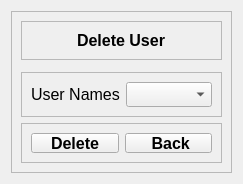
              <widget class="QWidget" name="SW_DeleteUser">
               <layout class="QVBoxLayout" name="verticalLayout_15">
                <item>
                 <widget class="QFrame" name="frame_10">
                  <property name="frameShape">
                   <enum>QFrame::StyledPanel</enum>
                  </property>
                  <property name="frameShadow">
                   <enum>QFrame::Raised</enum>
                  </property>
                  <layout class="QVBoxLayout" name="verticalLayout_18">
                   <item>
                    <widget class="QFrame" name="frame_14">
                     <property name="maximumSize">
                      <size>
                       <width>16777215</width>
                       <height>40</height>
                      </size>
                     </property>
                     <property name="frameShape">
                      <enum>QFrame::StyledPanel</enum>
                     </property>
                     <property name="frameShadow">
                      <enum>QFrame::Raised</enum>
                     </property>
                     <layout class="QVBoxLayout" name="verticalLayout_16">
                      <item alignment="Qt::AlignHCenter">
                       <widget class="QLabel" name="label_8">
                        <property name="maximumSize">
                         <size>
                          <width>16777215</width>
                          <height>40</height>
                         </size>
                        </property>
                        <property name="font">
                         <font>
                          <family>Arial</family>
                          <pointsize>12</pointsize>
                          <weight>75</weight>
                          <bold>true</bold>
                         </font>
                        </property>
                        <property name="text">
                         <string>Delete User</string>
                        </property>
                       </widget>
                      </item>
                     </layout>
                    </widget>
                   </item>
                   <item>
                    <widget class="QFrame" name="frame_16">
                     <property name="maximumSize">
                      <size>
                       <width>16777215</width>
                       <height>70</height>
                      </size>
                     </property>
                     <property name="frameShape">
                      <enum>QFrame::StyledPanel</enum>
                     </property>
                     <property name="frameShadow">
                      <enum>QFrame::Raised</enum>
                     </property>
                     <widget class="QLabel" name="label_22">
                      <property name="geometry">
                       <rect>
                        <x>60</x>
                        <y>10</y>
                        <width>50</width>
                        <height>50</height>
                       </rect>
                      </property>
                      <property name="minimumSize">
                       <size>
                        <width>50</width>
                        <height>50</height>
                       </size>
                      </property>
                      <property name="maximumSize">
                       <size>
                        <width>50</width>
                        <height>50</height>
                       </size>
                      </property>
                      <property name="text">
                       <string/>
                      </property>
                      <property name="pixmap">
                       <pixmap resource="../Resources.qrc">:/icons/Resource/icons/user-x_disabled.png</pixmap>
                      </property>
                      <property name="scaledContents">
                       <bool>true</bool>
                      </property>
                      <property name="alignment">
                       <set>Qt::AlignCenter</set>
                      </property>
                     </widget>
                    </widget>
                   </item>
                   <item>
                    <widget class="QFrame" name="frame_11">
                     <property name="minimumSize">
                      <size>
                       <width>0</width>
                       <height>45</height>
                      </size>
                     </property>
                     <property name="maximumSize">
                      <size>
                       <width>16777215</width>
                       <height>45</height>
                      </size>
                     </property>
                     <property name="frameShape">
                      <enum>QFrame::StyledPanel</enum>
                     </property>
                     <property name="frameShadow">
                      <enum>QFrame::Raised</enum>
                     </property>
                     <layout class="QVBoxLayout" name="verticalLayout_17">
                      <item>
                       <layout class="QGridLayout" name="gridLayout_3">
                        <item row="0" column="0">
                         <widget class="QLabel" name="label_UserName">
                          <property name="font">
                           <font>
                            <family>Arial</family>
                            <pointsize>12</pointsize>
                           </font>
                          </property>
                          <property name="text">
                           <string>User Names</string>
                          </property>
                         </widget>
                        </item>
                        <item row="0" column="1">
                         <widget class="QComboBox" name="CB_DeleteUser_UserNames">
                          <property name="font">
                           <font>
                            <pointsize>12</pointsize>
                           </font>
                          </property>
                          <property name="cursor">
                           <cursorShape>PointingHandCursor</cursorShape>
                          </property>
                         </widget>
                        </item>
                       </layout>
                      </item>
                     </layout>
                    </widget>
                   </item>
                   <item>
                    <widget class="QFrame" name="frame_13">
                     <property name="minimumSize">
                      <size>
                       <width>0</width>
                       <height>40</height>
                      </size>
                     </property>
                     <property name="maximumSize">
                      <size>
                       <width>16777215</width>
                       <height>40</height>
                      </size>
                     </property>
                     <property name="frameShape">
                      <enum>QFrame::StyledPanel</enum>
                     </property>
                     <property name="frameShadow">
                      <enum>QFrame::Raised</enum>
                     </property>
                     <layout class="QHBoxLayout" name="horizontalLayout_5">
                      <item>
                       <widget class="QPushButton" name="PB_DeleteUser_Delete">
                        <property name="font">
                         <font>
                          <family>Arial</family>
                          <pointsize>12</pointsize>
                          <weight>75</weight>
                          <bold>true</bold>
                         </font>
                        </property>
                        <property name="cursor">
                         <cursorShape>PointingHandCursor</cursorShape>
                        </property>
                        <property name="text">
                         <string>Delete</string>
                        </property>
                       </widget>
                      </item>
                      <item>
                       <widget class="QPushButton" name="PB_DeleteUser_Back">
                        <property name="font">
                         <font>
                          <family>Arial</family>
                          <pointsize>12</pointsize>
                          <weight>75</weight>
                          <bold>true</bold>
                         </font>
                        </property>
                        <property name="cursor">
                         <cursorShape>PointingHandCursor</cursorShape>
                        </property>
                        <property name="text">
                         <string> Back</string>
                        </property>
                       </widget>
                      </item>
                     </layout>
                    </widget>
                   </item>
                  </layout>
                 </widget>
                </item>
               </layout>
              </widget>
